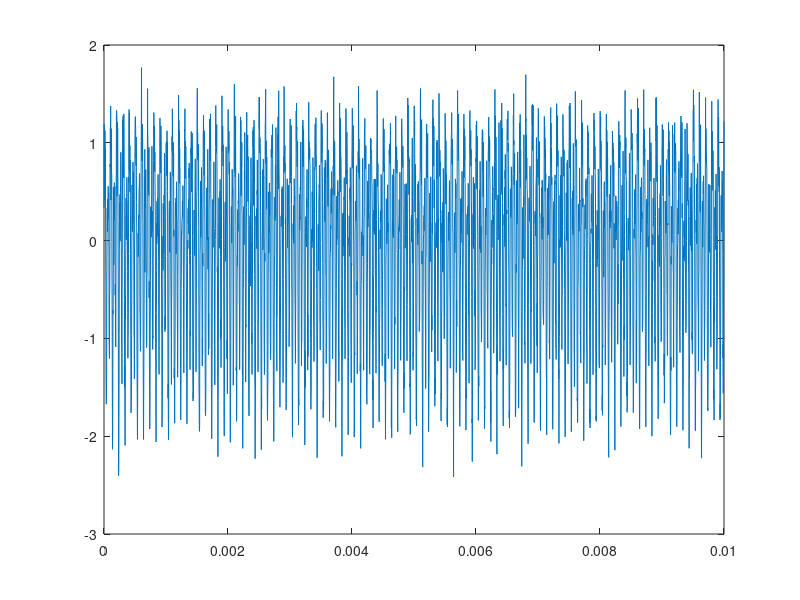
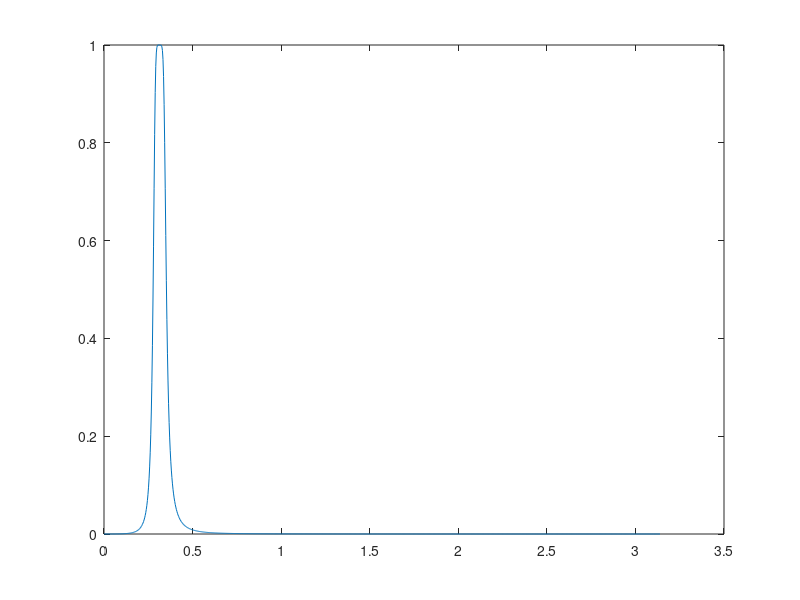
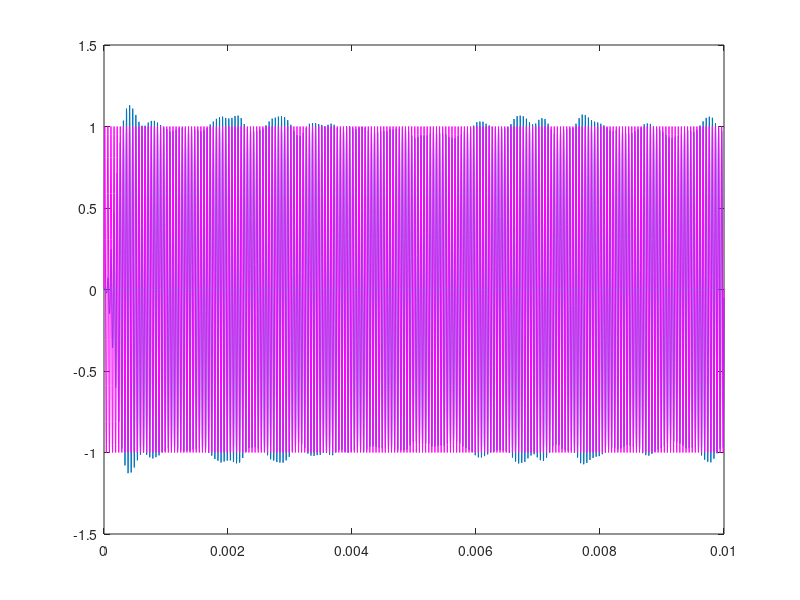

The MATLAB source for these figures, in order:
fa = 400e3;
fs = 20e3;

t=0:(1/fa):0.01;
s = sin(fs*2*pi*t);
s = s + 0.2*randn(size(s)) + 0.5*cos(fs*pi*t) + 0.5*cos(fs*4*pi*t);

close all; plot(t,s);

w1 = 18/200;
w2 = 22/200;
[b,a] = butter(3,[w1,w2],'bandpass');
[h,w] = freqz(b,a,1000);
figure; plot(w,abs(h));

sf = filter(b,a,s);
figure; plot(t,sf,t,sin(fs*2*pi*t),'m');